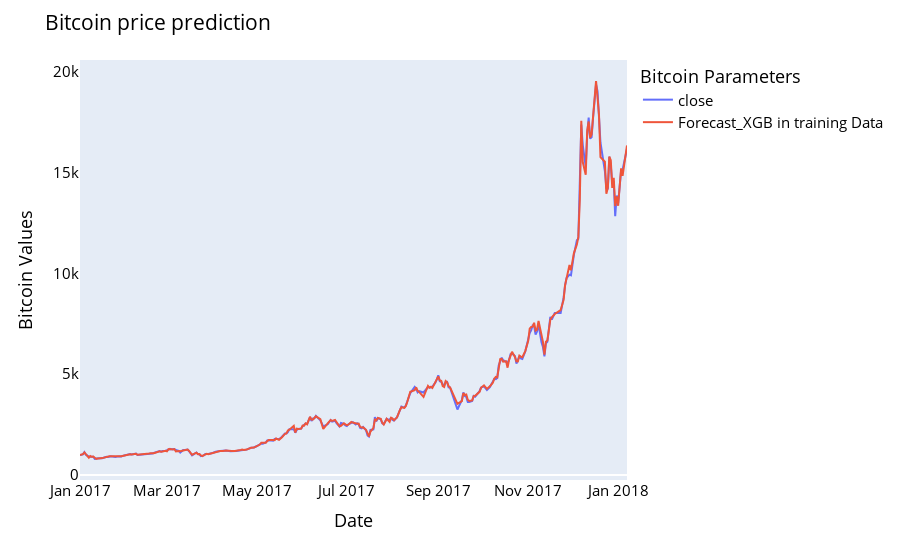

Here is the notebook cell this chart was saved with:
### Code cell
names = cycle(['close','Forecast_XGB in training Data'])

fig = px.line(df_valid, x=df_valid.date, y=[df_valid['close'], df_valid['Forecast_ARIMAX']])
fig.update_layout(title_text='Bitcoin price prediction',
                        xaxis_title="Date",
                        yaxis_title="Bitcoin Values",
                        font_size=15, font_color='black', 
                        legend_title_text='Bitcoin Parameters')

fig.for_each_trace(lambda t:  t.update(name = next(names)))
fig.update_xaxes(showgrid=False)
fig.update_yaxes(showgrid=False)

fig.show()

### Figure 1 — Plotly figure (JSON) as saved in the notebook; plotly's stock layout.template omitted (floating-point values rounded to 4 significant figures; data arrays with more than 128 entries replaced by an {"elided": "..."} marker saying what was removed)
{"data": [{"hovertemplate": "variable=close<br>date=%{x}<br>value=%{y}<extra></extra>", "legendgroup": "close", "line": {"color": "#636efa", "dash": "solid"}, "marker": {"symbol": "circle"}, "mode": "lines", "name": "close", "orientation": "v", "showlegend": true, "type": "scatter", "x": {"elided": "282 str values"}, "xaxis": "x", "y": {"elided": "282 float values"}, "yaxis": "y"}, {"hovertemplate": "variable=Forecast_ARIMAX<br>date=%{x}<br>value=%{y}<extra></extra>", "legendgroup": "Forecast_ARIMAX", "line": {"color": "#EF553B", "dash": "solid"}, "marker": {"symbol": "circle"}, "mode": "lines", "name": "Forecast_XGB in training Data", "orientation": "v", "showlegend": true, "type": "scatter", "x": {"elided": "282 str values"}, "xaxis": "x", "y": {"elided": "282 float values"}, "yaxis": "y"}], "layout": {"font": {"color": "black", "size": 15}, "legend": {"title": {"text": "Bitcoin Parameters"}, "tracegroupgap": 0}, "margin": {"t": 60}, "title": {"text": "Bitcoin price prediction"}, "xaxis": {"anchor": "y", "domain": [0, 1], "showgrid": false, "title": {"text": "Date"}}, "yaxis": {"anchor": "x", "domain": [0, 1], "showgrid": false, "title": {"text": "Bitcoin Values"}}}}
